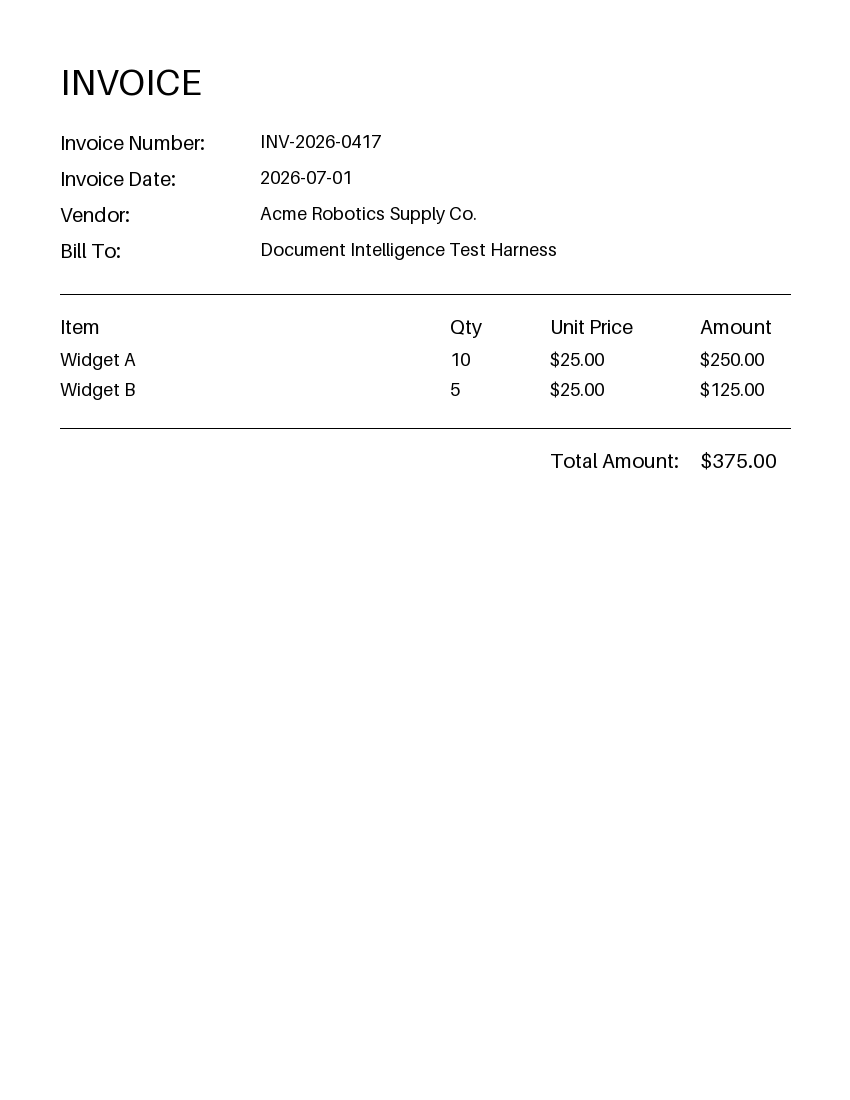
#> input picture eval/golden/invoice/basic/submission.png, 850 x 1100 px
$ python -i render.py   (imports and definitions only)
#> lines starting #> are read from the running program, lines starting #| are printed output that depends on the picture
### fixtures/fonts/__init__.py
"""The vendored typefaces every fixture page is drawn with.

`ImageFont.load_default()` cannot draw a Hungarian document: `Ő`, `Ö`, `Ű`, `Ü`, `é` and `á`
all come out as the *same* `.notdef` box (verified byte-for-byte, #46). So the faces are
vendored here rather than taken from the host — a fixture must render identically on any
machine, and a missing system font would silently degrade a page to boxes rather than fail.

DejaVu is redistributable under the Bitstream Vera license; see `LICENSE.txt` beside the
`.ttf` files. Mono exists for the machine-readable zone, which is OCR-B on a real document.
"""

from functools import cache
from pathlib import Path

from PIL import ImageFont

FONT_DIR = Path(__file__).parent

SANS = FONT_DIR / "DejaVuSans.ttf"
SANS_BOLD = FONT_DIR / "DejaVuSans-Bold.ttf"
MONO = FONT_DIR / "DejaVuSansMono.ttf"


@cache
def _load(path: Path, size: int) -> ImageFont.FreeTypeFont:
    return ImageFont.truetype(str(path), size)


def sans(size: int) -> ImageFont.FreeTypeFont:
    """The face for field labels and body text."""
    return _load(SANS, size)


def sans_bold(size: int) -> ImageFont.FreeTypeFont:
    """The face for titles and field values — real documents set values heavier than labels."""
    return _load(SANS_BOLD, size)


def mono(size: int) -> ImageFont.FreeTypeFont:
    """The face for the machine-readable zone."""
    return _load(MONO, size)

### fixtures/render.py
"""The other projection out of an Example's data table: the page itself.

Two geometries, one element vocabulary. `card` draws ID-1-proportioned faces with values stacked
under their labels, which is what fits an ID-1 card — a bilingual label is far too long to sit
beside a value in 85.6 mm. `sheet` draws an A4-proportioned page with a label column, and is
what an invoice uses.

The four identity types share the `card` geometry rather than each getting its own layout. That
much the PRADO transcription (#47) supports: all four print the same three things, a title
block, a run of label/value lines and an optional zone at the foot, so the *element* vocabulary
is genuinely shared and a fifth geometry would only be needed by a document that stops being a
stack of labelled values.

**Label placement is a different axis, and on it `card` is knowingly wrong — but not in the way
this docstring used to claim.** It previously said, citing #47, that the eID identity card sets
its labels inline and the address card sets them in a label column. #47 recorded neither: its
sections 1–5 are label/field tables and say nothing about placement, and the sentence was an
inference. **#47 §6 now records placement from the specimens**, and it is not a per-type choice
at all — the eID *stacks* its name, sets `Nem/Sex:` and `Állampolgárság/Nationality:` inline
two-to-a-row, and right-aligns its dates and document number, while the address card runs
`Családi és utónév:` inline on its recto and stacked on its verso. So no single placement draws
either card, and `card`'s uniform stacking is wrong for both.

The driving licence's verso legend is set rotated 90° along the right edge, which this module
cannot draw at all — and that legend is the only place the licence's field names appear anywhere
on the card.

#51 shipped the seam and deliberately did not add the knob; **#60 owns the decision** and must
land before #53/#54/#55/#58 author fixtures against this. Two things measured since it was
written bear on it: label placement made no detectable difference to extraction accuracy across
144 extractions, nor did the presence of the licence's legend across 24 — so neither is
justified by accuracy, only by fidelity. And #60's framing of the choice (widen `Geometry`
versus per-type layout functions) cannot express what §6 found, since both options pick one
placement per Document Type. The conventions this module enforces are recorded as an ADR by #50.

Deliberately low fidelity: text only, no photograph, no hologram, no OVD, no security printing,
and a MINTA / SPECIMEN wash across every page (#46, convention 2). #49 measured every fidelity
axis it tested as noise for classification, so nothing here needs to look convincing — only to
print the right words in the right places.
"""

import io
from collections.abc import Callable, Sequence
from dataclasses import dataclass
from typing import assert_never

from PIL import Image, ImageDraw
from PIL.ImageFont import FreeTypeFont

from fixtures import fonts
from fixtures.model import Example, Face, Mrz, Row, Submission, Table

MARGIN = 36
_INK = "black"
_LABEL_INK = "#303030"
_RULE = "#b0b0b0"
_COLUMN_GUTTER = 20
# The floor `_fitted` shrinks a label to. Below this a bilingual label stops being legible at
# all, so a fixture that needs it is better off saying less.
_MINIMUM_TYPE = 9


class FixtureDoesNotFit(Exception):
    """A face's content does not fit the geometry it was drawn into.

    Raised rather than clipped or overrun: a fixture whose page silently loses a value its
    `expected.json` still asserts is exactly the drift the data table exists to prevent.
    """


@dataclass(frozen=True)
class Geometry:
    """Everything that differs between an ID-1 card and an A4 sheet, in one place.

    Type sizes are in points at the geometry's own resolution — a card is drawn at ~300 dpi
    across 85.6 mm, a sheet at 150 dpi across A4, so the two scales are not comparable.
    """

    size: tuple[int, int]
    outlined: bool
    stacked: bool
    title: int
    label: int
    value: int
    mono: int
    row_height: int
    title_height: int
    mrz_height: int
    pad: int
    value_column: int = 0


@dataclass(frozen=True)
class Frame:
    """The horizontal band an element is drawn into, at the geometry it is drawn for.

    These three travel together through every drawing function; a face's own vertical position
    does not, because each function returns the y it finished at.
    """

    left: int
    right: int
    geometry: Geometry

    @property
    def width(self) -> int:
        return self.right - self.left


CARD = Geometry(
    size=(1012, 638),  # ID-1: 85.6 x 53.98 mm at ~300 dpi
    outlined=True,
    stacked=True,
    title=26,
    label=15,
    value=23,
    mono=18,
    row_height=56,
    title_height=34,
    mrz_height=27,
    pad=28,
)

SHEET = Geometry(
    size=(1240, 1754),  # A4 at 150 dpi
    outlined=False,
    stacked=False,
    title=40,
    label=21,
    value=22,
    mono=20,
    row_height=40,
    title_height=52,
    mrz_height=30,
    pad=56,
    value_column=320,
)

GEOMETRIES: dict[str, Geometry] = {"card": CARD, "sheet": SHEET}


# [258 lines left out: functions _fitted, _draw_elements, _draw_table, _draw_mrz, _render_face, _overlay_specimen and 3 more, not called in this run]

>>> from PIL import Image
>>> picture = Image.open('../eval/golden/invoice/basic/submission.png')
#> picture is the input picture: PIL image 850x1100 RGB; min 0, max 255, mean 252.1
>>> result = _overlay_specimen(picture)
#> in _overlay_specimen, `layer = Image.new("RGBA", (image.width * 2, image.height * 2), (0, 0, ..`: layer: PIL image 1700x2200 RGBA; every value is 0
#> in _overlay_specimen, `ImageDraw.Draw(layer).text( (layer.width // 2, layer.height // 2), "MI..`:
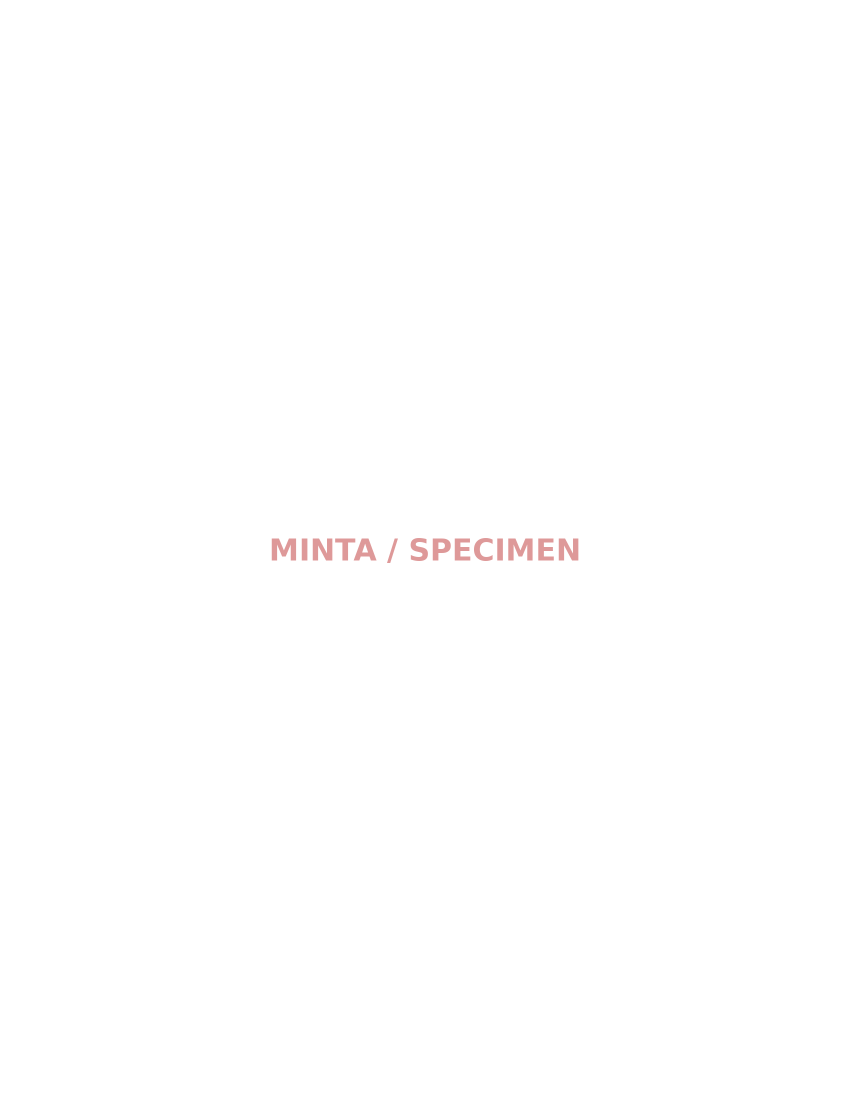
#> layer: PIL image 1700x2200 RGBA (shown at 1/2 size); mean R, G, B, A 0.7, 0.1, 0.1, 0.4; transparent parts drawn white
#> in _overlay_specimen, `cropped = rotated.crop( ( image.width // 2, image.height // 2, image.w..`:
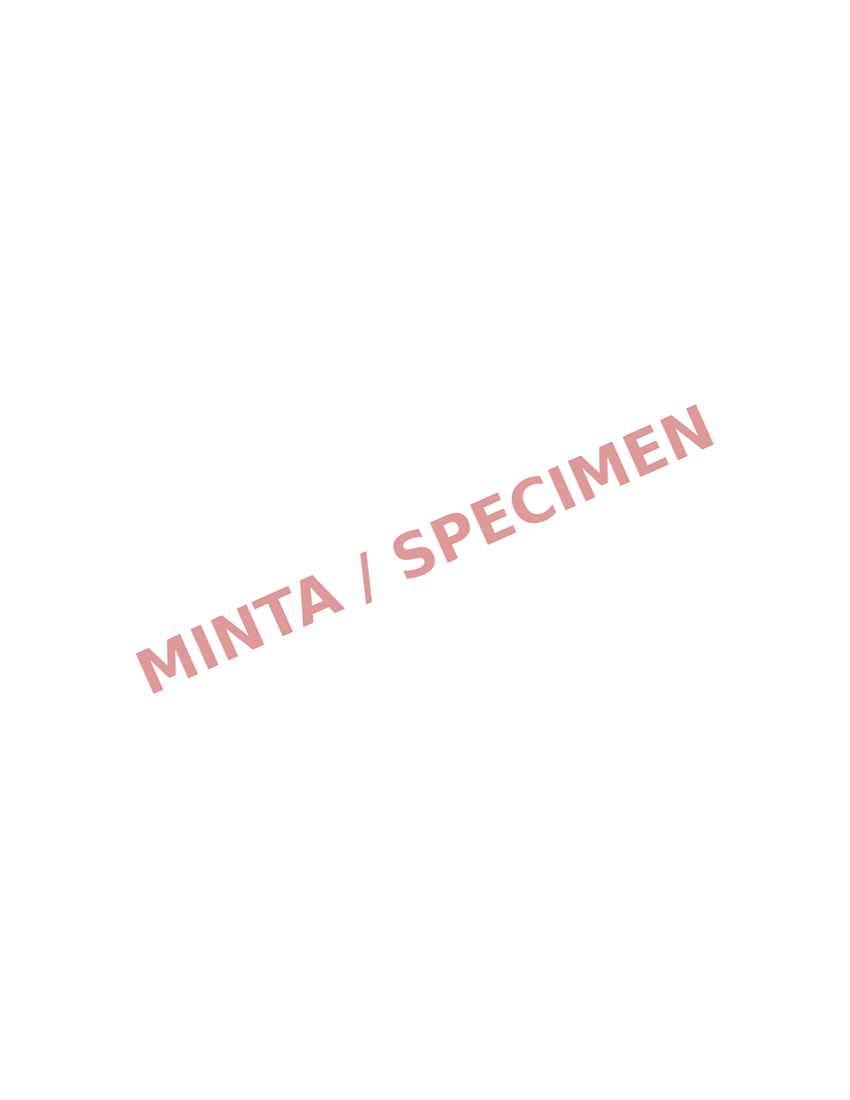
#> cropped: PIL image 850x1100 RGBA; mean R, G, B, A 2.9, 0.3, 0.3, 1.6; transparent parts drawn white
